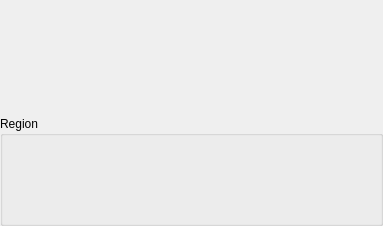
<?xml version="1.0" encoding="UTF-8"?>
<ui version="4.0">
 <class>Post2dWindowNodeVectorArrowGroupUnstructuredDataItem_SettingEditWidget_AdditionalWidgets</class>
 <widget class="QWidget" name="Post2dWindowNodeVectorArrowGroupUnstructuredDataItem_SettingEditWidget_AdditionalWidgets">
  <property name="geometry">
   <rect>
    <x>0</x>
    <y>0</y>
    <width>383</width>
    <height>226</height>
   </rect>
  </property>
  <property name="windowTitle">
   <string>Form</string>
  </property>
  <layout class="QVBoxLayout" name="verticalLayout_2">
   <property name="leftMargin">
    <number>0</number>
   </property>
   <property name="topMargin">
    <number>0</number>
   </property>
   <property name="rightMargin">
    <number>0</number>
   </property>
   <property name="bottomMargin">
    <number>0</number>
   </property>
   <item>
    <widget class="GeneralFilteringSettingEditWidget" name="samplingWidget" native="true"/>
   </item>
   <item>
    <widget class="QGroupBox" name="regionGroupBox">
     <property name="title">
      <string>Region</string>
     </property>
     <layout class="QVBoxLayout" name="verticalLayout">
      <item>
       <widget class="Region2dSettingEditWidget" name="regionWidget" native="true"/>
      </item>
     </layout>
    </widget>
   </item>
  </layout>
 </widget>
 <customwidgets>
  <customwidget>
   <class>Region2dSettingEditWidget</class>
   <extends>QWidget</extends>
   <header>guicore/region/region2dsettingeditwidget.h</header>
   <container>1</container>
  </customwidget>
  <customwidget>
   <class>GeneralFilteringSettingEditWidget</class>
   <extends>QWidget</extends>
   <header>guicore/filter/generalfilteringsettingeditwidget.h</header>
   <container>1</container>
  </customwidget>
 </customwidgets>
 <resources/>
 <connections/>
</ui>
